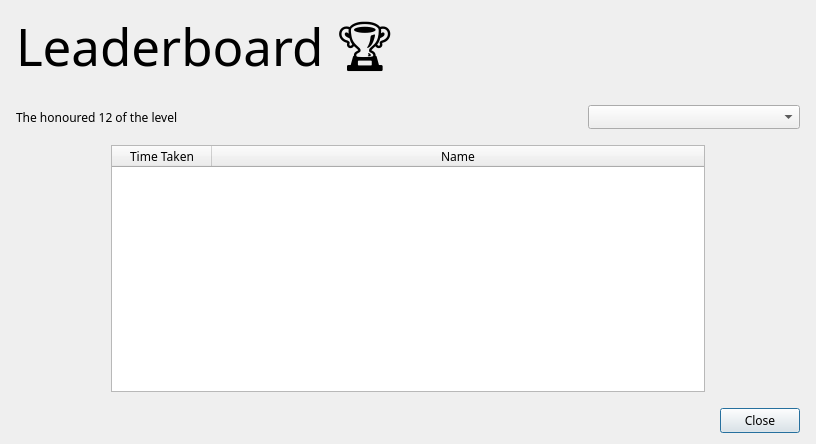
<?xml version="1.0" encoding="UTF-8"?>
<ui version="4.0">
 <class>leaderboard</class>
 <widget class="QDialog" name="leaderboard">
  <property name="windowModality">
   <enum>Qt::WindowModality::WindowModal</enum>
  </property>
  <property name="geometry">
   <rect>
    <x>0</x>
    <y>0</y>
    <width>816</width>
    <height>444</height>
   </rect>
  </property>
  <property name="minimumSize">
   <size>
    <width>816</width>
    <height>444</height>
   </size>
  </property>
  <property name="maximumSize">
   <size>
    <width>10000000</width>
    <height>1000000</height>
   </size>
  </property>
  <property name="font">
   <font>
    <family>Comfortaa</family>
    <hintingpreference>PreferNoHinting</hintingpreference>
   </font>
  </property>
  <property name="windowTitle">
   <string>Leaderboard</string>
  </property>
  <property name="windowIcon">
   <iconset resource="../assets/assets.qrc">
    <normaloff>:/base/images/wikiLYNX_logo.svg</normaloff>:/base/images/wikiLYNX_logo.svg</iconset>
  </property>
  <layout class="QVBoxLayout" name="verticalLayout">
   <item>
    <layout class="QHBoxLayout" name="layout0">
     <property name="sizeConstraint">
      <enum>QLayout::SizeConstraint::SetFixedSize</enum>
     </property>
     <property name="leftMargin">
      <number>5</number>
     </property>
     <property name="topMargin">
      <number>0</number>
     </property>
     <property name="rightMargin">
      <number>5</number>
     </property>
     <item>
      <widget class="QLabel" name="mainLabel">
       <property name="font">
        <font>
         <family>Courier Prime</family>
         <pointsize>38</pointsize>
         <bold>false</bold>
         <hintingpreference>PreferNoHinting</hintingpreference>
        </font>
       </property>
       <property name="text">
        <string>Leaderboard 🏆</string>
       </property>
       <property name="textInteractionFlags">
        <set>Qt::TextInteractionFlag::NoTextInteraction</set>
       </property>
      </widget>
     </item>
     <item>
      <widget class="QPushButton" name="appLogo">
       <property name="maximumSize">
        <size>
         <width>100</width>
         <height>70</height>
        </size>
       </property>
       <property name="text">
        <string/>
       </property>
       <property name="icon">
        <iconset resource="../assets/assets.qrc">
         <normaloff>:/base/images/wikiLYNX_logo.svg</normaloff>:/base/images/wikiLYNX_logo.svg</iconset>
       </property>
       <property name="iconSize">
        <size>
         <width>100</width>
         <height>100</height>
        </size>
       </property>
       <property name="autoDefault">
        <bool>false</bool>
       </property>
       <property name="flat">
        <bool>true</bool>
       </property>
      </widget>
     </item>
    </layout>
   </item>
   <item>
    <layout class="QHBoxLayout" name="layout1">
     <property name="leftMargin">
      <number>5</number>
     </property>
     <property name="rightMargin">
      <number>5</number>
     </property>
     <item>
      <widget class="QLabel" name="label">
       <property name="sizePolicy">
        <sizepolicy hsizetype="Preferred" vsizetype="Preferred">
         <horstretch>0</horstretch>
         <verstretch>0</verstretch>
        </sizepolicy>
       </property>
       <property name="font">
        <font>
         <family>Courier Prime</family>
         <hintingpreference>PreferNoHinting</hintingpreference>
        </font>
       </property>
       <property name="text">
        <string>The honoured 12 of the level</string>
       </property>
      </widget>
     </item>
     <item>
      <widget class="QComboBox" name="levelSelect">
       <property name="sizePolicy">
        <sizepolicy hsizetype="Fixed" vsizetype="Fixed">
         <horstretch>0</horstretch>
         <verstretch>0</verstretch>
        </sizepolicy>
       </property>
       <property name="maximumSize">
        <size>
         <width>212</width>
         <height>24</height>
        </size>
       </property>
       <property name="toolTip">
        <string>Select Level</string>
       </property>
       <property name="placeholderText">
        <string>Level</string>
       </property>
      </widget>
     </item>
    </layout>
   </item>
   <item>
    <layout class="QGridLayout" name="layout2">
     <property name="leftMargin">
      <number>100</number>
     </property>
     <property name="topMargin">
      <number>10</number>
     </property>
     <property name="rightMargin">
      <number>100</number>
     </property>
     <property name="bottomMargin">
      <number>10</number>
     </property>
     <item row="0" column="0">
      <widget class="QTableWidget" name="table">
       <property name="sizeAdjustPolicy">
        <enum>QAbstractScrollArea::SizeAdjustPolicy::AdjustIgnored</enum>
       </property>
       <property name="editTriggers">
        <set>QAbstractItemView::EditTrigger::NoEditTriggers</set>
       </property>
       <attribute name="horizontalHeaderVisible">
        <bool>true</bool>
       </attribute>
       <attribute name="horizontalHeaderShowSortIndicator" stdset="0">
        <bool>true</bool>
       </attribute>
       <attribute name="horizontalHeaderStretchLastSection">
        <bool>true</bool>
       </attribute>
       <attribute name="verticalHeaderVisible">
        <bool>false</bool>
       </attribute>
       <column>
        <property name="text">
         <string>Time Taken</string>
        </property>
       </column>
       <column>
        <property name="text">
         <string>Name</string>
        </property>
       </column>
      </widget>
     </item>
    </layout>
   </item>
   <item>
    <layout class="QHBoxLayout" name="layout3">
     <property name="leftMargin">
      <number>5</number>
     </property>
     <property name="rightMargin">
      <number>5</number>
     </property>
     <item>
      <spacer name="horizontalSpacer">
       <property name="orientation">
        <enum>Qt::Orientation::Horizontal</enum>
       </property>
       <property name="sizeHint" stdset="0">
        <size>
         <width>40</width>
         <height>20</height>
        </size>
       </property>
      </spacer>
     </item>
     <item>
      <widget class="QPushButton" name="closeButton">
       <property name="maximumSize">
        <size>
         <width>100</width>
         <height>16777215</height>
        </size>
       </property>
       <property name="toolTip">
        <string>Close this Dialog</string>
       </property>
       <property name="layoutDirection">
        <enum>Qt::LayoutDirection::LeftToRight</enum>
       </property>
       <property name="text">
        <string>Close</string>
       </property>
       <property name="icon">
        <iconset theme="close"/>
       </property>
      </widget>
     </item>
    </layout>
   </item>
  </layout>
 </widget>
 <resources>
  <include location="../assets/assets.qrc"/>
 </resources>
 <connections/>
</ui>
